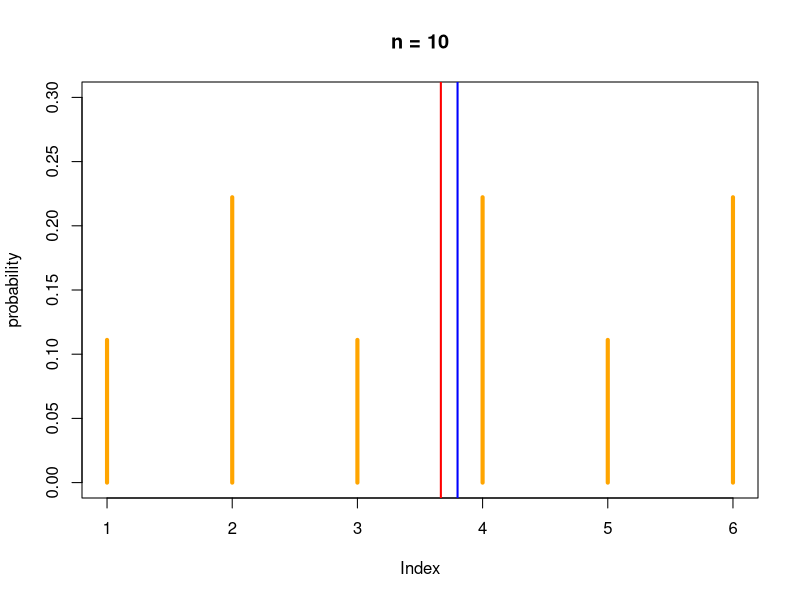
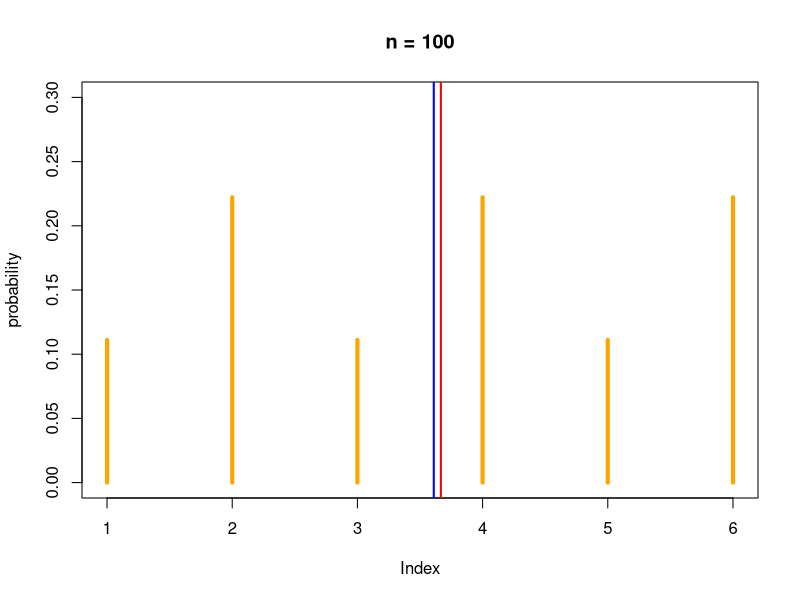
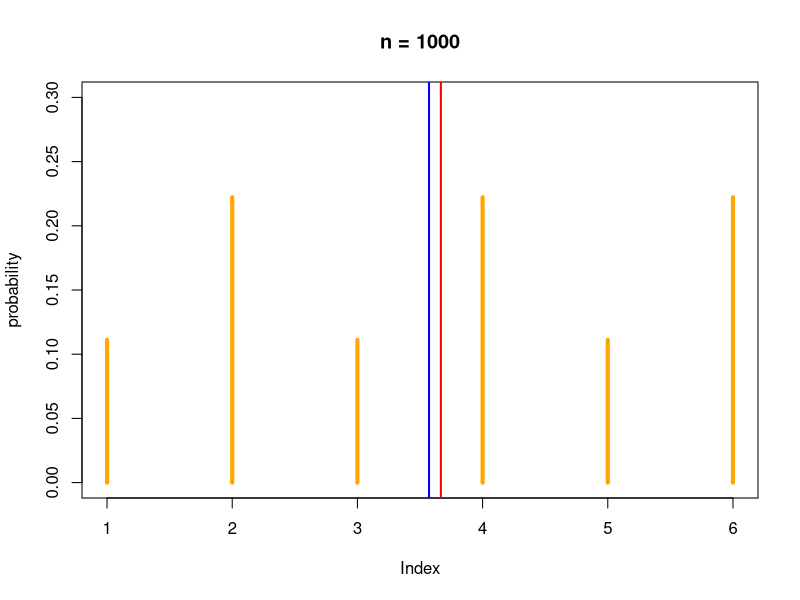
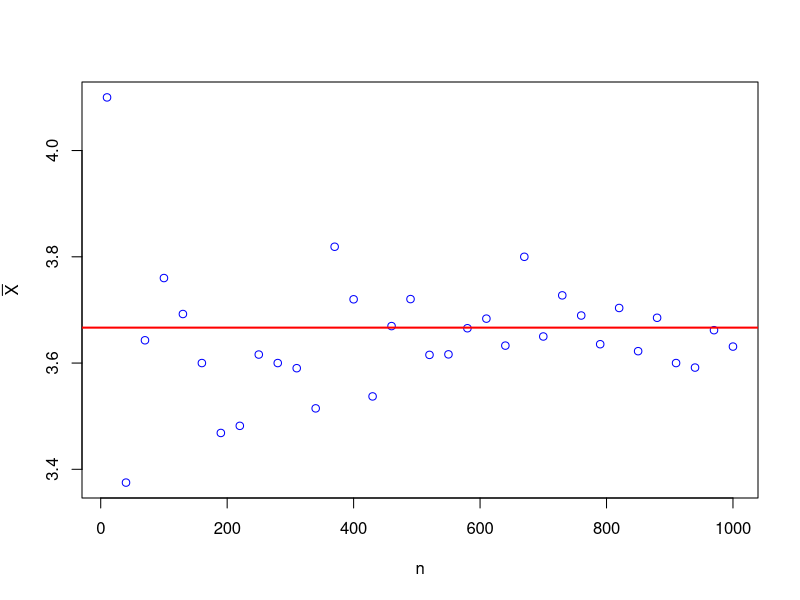
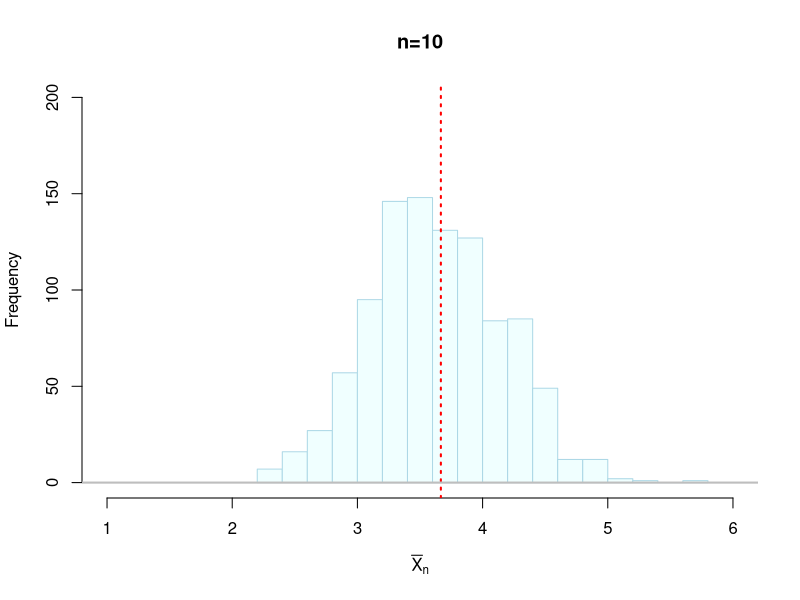
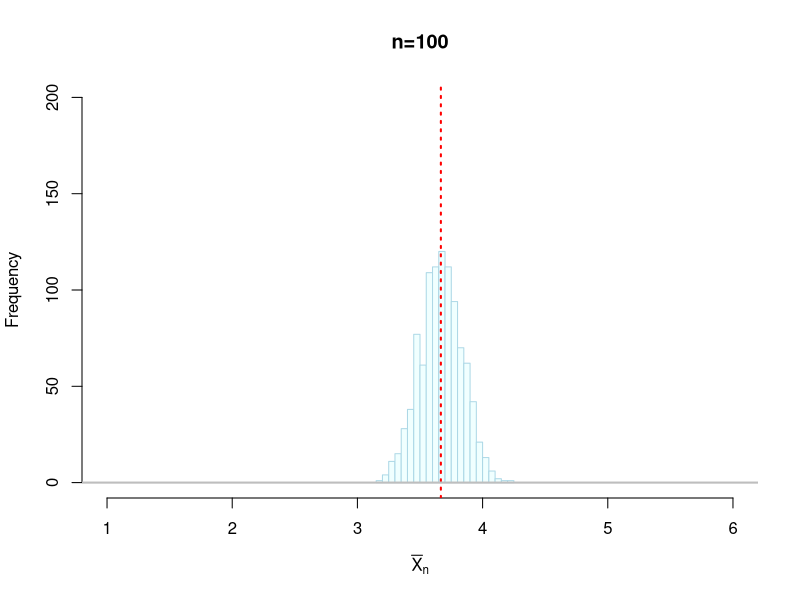
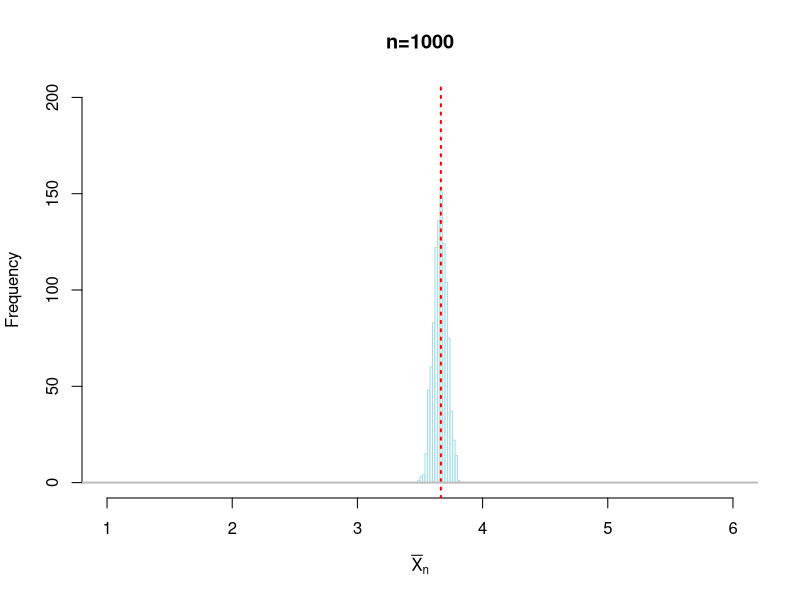
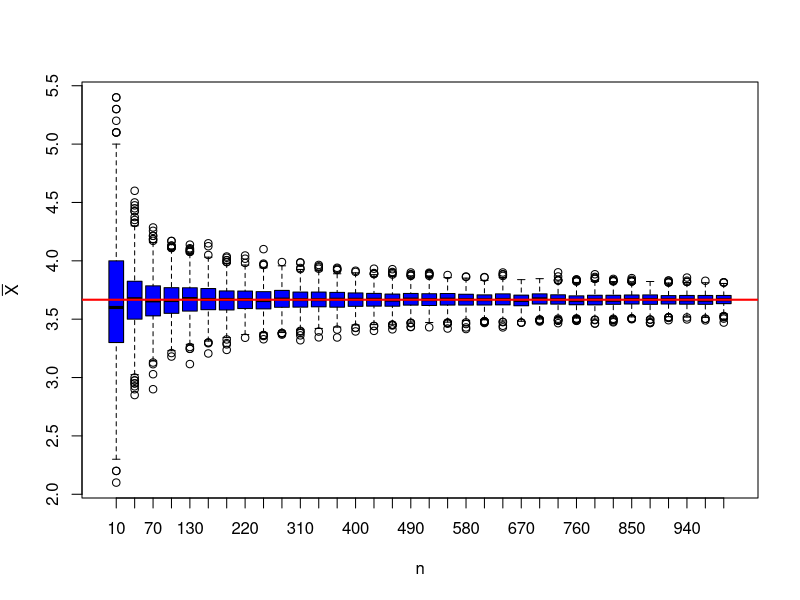

Reproduce these figures in R, in order.
### 第6回 演習問題解答例

### 例題1
### 平均と分散の計算

p <- rep(c(1/9,2/9),3) # 確率の値 (1/9 と 2/9 を交互に3回繰り返す)
x <- 1:6 # サイコロの目の値
(mu <- sum(x*p)) # 平均値の計算
(var <- sum((x-mu)^2*p)) # 分散の計算
sqrt(var) # 標準偏差

### 練習1
### 大数の法則
set.seed(121212) # 乱数のシード値の指定
## 試行(離散分布の標本平均の計算)を定義する
myMean <- function(n,p) # 歪んだサイコロの標本平均を計算する関数
    mean(sample(omega, size=n, prob=p, replace=TRUE))
omega <- 1:6 # サイコロの目 (以下では固定)
## 以下の実験で明示的に変えるものを関数の引数としている
## * n はサイコロを振る回数
## * p は歪み具合
## (n,p ともに omega と同じように関数の外側で定義することもできる)

## 基本の実験 
p <- rep(1:2, 3) # 出現確率の比(奇数1:偶数2)を設定
mu <- weighted.mean(omega, p) # 理論上の平均
## n毎に図を作る場合
for(n in c(10,100,1000)){ # サンプル数を変えて実験
    xbar <- myMean(n,p) # 1回実験を行う
    plot(p/sum(p), type="h", col="orange", lwd=4,
         ylim=c(0,0.3), ylab="probability",
         main=paste("n =",n)) # 各目の確率を表示
    abline(v=mu, col="red", lwd=2) # 真の平均
    abline(v=xbar, col="blue", lwd=2) # 標本平均(1つの観測にもとづく)
}
## 多数のnと標本平均を1つの図で比較する場合
nseq <- seq(10,1000,by=30) # 10から1000まで50おきに調べる
xbars <- sapply(nseq,function(x)myMean(x,p))
plot(nseq, xbars, col="blue", 
     xlab="n", ylab=expression(bar(X))) # 標本平均(1つの観測にもとづく)
abline(h=mu, col="red", lwd=2) # 真の平均

## サンプル数の違いによる標本平均の分布を比較
## n毎に図を作る場合
mc <- 1000 # Monte-Carlo実験の回数
for(n in c(10,100,1000)){ # サンプル数を変えて実験
    xbars <- replicate(mc, myMean(n,p)) # mc回繰り返し
    hist(xbars, breaks=20,
         col="azure", border="lightblue",
         xlim=c(1,6), ylim=c(0,200), # 複数の図を同じ領域で描画
         xlab=expression(bar(X)[n]), 
         main=paste0("n=",n)) 
    abline(v=mu, col="red", lwd=2, lty="dotted")
    abline(h=0, col="grey", lwd=2, lty="solid")
}
## 多数のnと標本平均を1つの図で比較する場合
myData <- data.frame(n=NULL,xbar=NULL) # 空のデータフレームを作成
for(n in nseq){ # サンプル数を変えて実験
    xbars <- replicate(mc, myMean(n,p)) # mc回繰り返し
    myData <- rbind(myData,data.frame(n=rep(n,mc),xbar=xbars))
}
boxplot(xbar ~ n, data=myData, col="blue", 
     xlab="n", ylab=expression(bar(X))) # 標本平均(1つの観測にもとづく)
abline(h=mu, col="red", lwd=2) # 真の平均

## 参考(以下は前回提示した解答例で上に含まれないもの)
## 統計的性質を見るための実験
p <- rep(1:2, 3) # 出現確率の比(奇数1:偶数2)
mu <- weighted.mean(omega, p) # 理論上の平均
mc <- 1000 # Monte-Carlo実験の回数
n <- 10 # 標本数
xbars <- replicate(mc, myMean(n,p)) 
hist(xbars, breaks=20,
     col="azure", border="lightblue",
     xlim=c(1,6), ylim=c(0,200), # 描画範囲を指定
     xlab=expression(bar(X)[n]), 
     main=paste0("n=",n)) # 回数をタイトルに表示
abline(v=mu, col="red", lwd=2, lty="dotted") # 理論値
abline(h=0, col="grey", lwd=2, lty="solid")

## 乱数のシードによる違いを比較
n <- 100 # 標本数
for(i in c(12,34,56,78,90)){ # シード値を指定
    set.seed(i)
    xbars <- replicate(mc, myMean(n,p)) # mc回繰り返し
    hist(xbars, breaks=20,
         col="azure", border="lightblue",
         xlim=c(1,6), ylim=c(0,200), 
         xlab=expression(bar(X)[n]), 
         main=paste0("n=",n)) 
    abline(v=mu, col="red", lwd=2, lty="dotted")
    abline(h=0, col="grey", lwd=2, lty="solid")
}

## 出現確率の違いを比較
n <- 100 # 標本数
for(i in 1:5){ # pをランダムに設定して実験
    p <- runif(length(omega)) # 一様乱数で出現確率を設定
    mu <- weighted.mean(omega, p) # 理論上の平均
    xbars <- replicate(mc, myMean(n,p)) # mc回繰り返し
    hist(xbars, breaks=20,
         col="azure", border="lightblue",
         xlim=c(1,6), ylim=c(0,200), 
         xlab=expression(bar(X)[n]), 
         main=paste0("n=",n)) 
    abline(v=mu, col="red", lwd=2, lty="dotted")
    abline(h=0, col="grey", lwd=2, lty="solid")
}

### 中心極限定理
set.seed(232323)    # 乱数のシード値の指定
## 試行(離散分布の標本平均の計算)を定義する
myMean <- function(n,p) # 標本平均を計算する関数
    mean(sample(omega, size=n, prob=p, replace=TRUE))
omega <- 1:6 # 以下サイコロの場合で実験
mc <- 10000 # Monte-Carlo実験の繰り返し回数(大数の法則より多めに実験する)

## サンプル数の違いによる分布の比較
p <- rep(1:2, 3) # 出現確率の比(奇数1:偶数2) (9で割らなくても大丈夫)
(mu <- weighted.mean(omega, p)) # 理論上の平均
(sigma <- sqrt( # 理論上の標準偏差(分散の平方根)
     weighted.mean(omega^2,p)-mu^2)) 
for(n in c(2,10,100,1000)){ # サンプル数を変えて実験
    xbars <- replicate(mc, myMean(n,p)) # mc回繰り返し
    hist(sqrt(n)*(xbars - mu)/sigma, breaks=30,
         freq=FALSE, # 密度で表示
         xlim=c(-3, 3), ylim=c(0,0.55),  
         col="orange", border="orchid",
         xlab=expression(sqrt(n)*(bar(X)[n]-mu)/sigma),
         main=paste0("n=",n))
    curve(dnorm, add=TRUE, col="red", lwd=2) # 理論曲線
}

## 出現確率の違いによる分布の比較
n <- 100 # 標本数 (いろいろ変えて実験せよ．nが小さいとpの影響が大きい)
for(i in 1:5){ # pをランダムに設定して実験
    p <- runif(length(omega)) # 一様乱数で出現確率を設定
    mu <- weighted.mean(omega, p) # 理論上の平均
    sigma <- sqrt( # 理論上の標準偏差(分散の平方根)
        weighted.mean(omega^2,p)-mu^2)
    xbars <- replicate(mc, myMean(n,p)) 
    hist(sqrt(n)*(xbars - mu)/sigma, breaks=30,
         freq=FALSE, 
         xlim=c(-3, 3), ylim=c(0,0.55),  
         col="orange", border="orchid",
         xlab=expression(sqrt(n)*(bar(X)[n]-mu)/sigma),
         main=paste0("p=",toString(round(p,2))))
    curve(dnorm, add=TRUE, col="red", lwd=2) 
}

### 少数の法則
set.seed(343434) # 乱数のシード値の指定

## 基本の実験
n <- 5000    # 1日の総生産量
p <- 0.002   # 不良品の発生確率
N <- 5*50*2  # 観測日数(週5日x50週間x2年操業に対応)
x <- rbinom(N,n,p) # 不良品数
## x <- replicate(N, rbinom(1,n,p)) # これでも同じ
(myData <- table(x)) # 不良品数の度数分布表を作成
## それぞれの不良品数が生じた日数の割合のグラフを作成
par(family = "HiraginoSans-W4") # 日本語フォントの指定
plot(myData/N, type="h", col="royalblue", lwd=6, 
     xlab="不良品数", ylab="発生割合")
lines(min(x):max(x)+0.4, dpois(min(x):max(x),n*p),
      type="h", col="red", lwd=6) # 理論上の割合
legend("topright", inset=1/20, # 右上に配置
       legend=c("観測値", "理論値"), 
       col=c("royalblue", "red"), lwd=4) # 凡例

## nの違いを比較
p <- 0.002
for(n in c(500,1000,5000,10000)){
  x <- rbinom(N,n,p) # 不良品数
  myData <- table(x)/N # 集計
  par(family = "HiraginoSans-W4") 
  plot(myData, type="h", col="royalblue", lwd=6, 
       xlab="不良品数", ylab="発生割合",
       main=paste("n =",n,"p =",p))
  lines(min(x):max(x)+0.4, dpois(min(x):max(x),n*p),
      type="h", col="red", lwd=6) 
}

## pの違いを比較
n <- 5000
for(p in c(0.001,0.002,0.005,0.01)){
  x <- rbinom(N,n,p) # 不良品数
  myData <- table(x)/N # 集計
  par(family = "HiraginoSans-W4") 
  plot(myData, type="h", col="royalblue", lwd=6, 
       xlab="不良品数", ylab="発生割合",
       main=paste("n =",n,"p =",p))
  lines(min(x):max(x)+0.4, dpois(min(x):max(x),n*p),
      type="h", col="red", lwd=6) 
}
